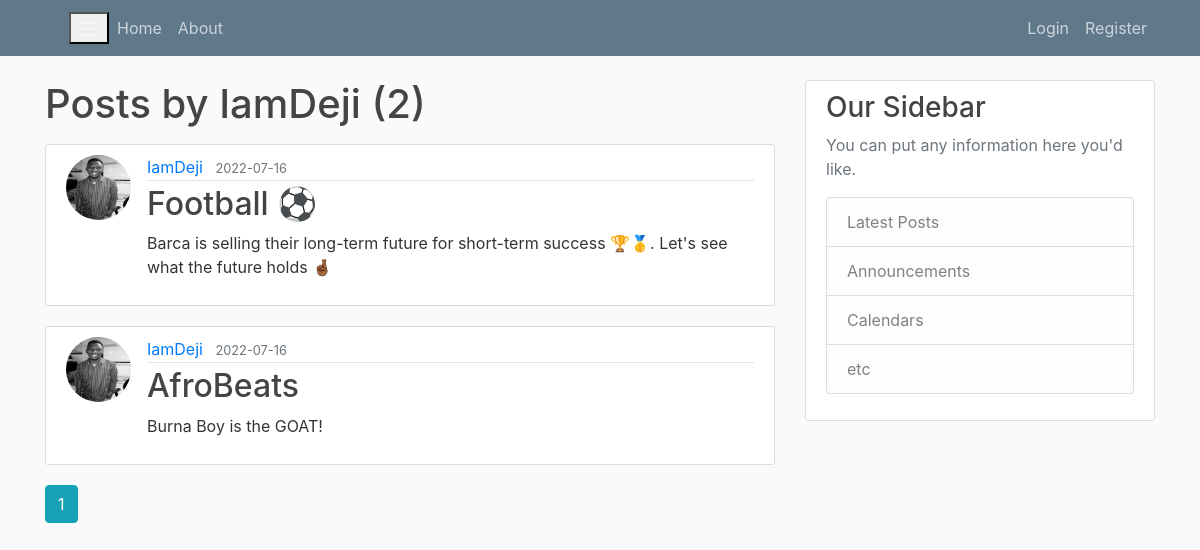
The page /user/IamDeji on the database as committed earlier.
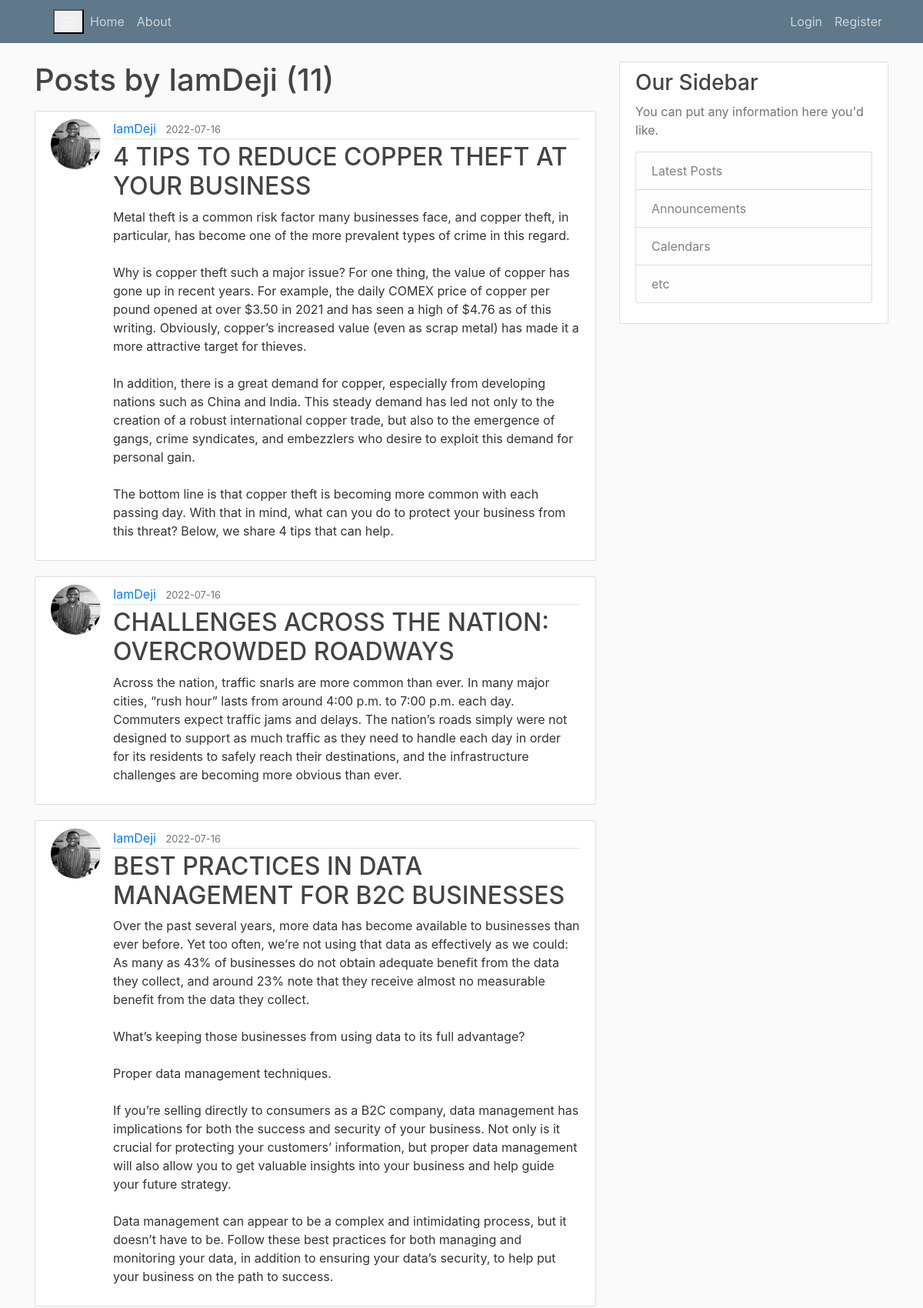
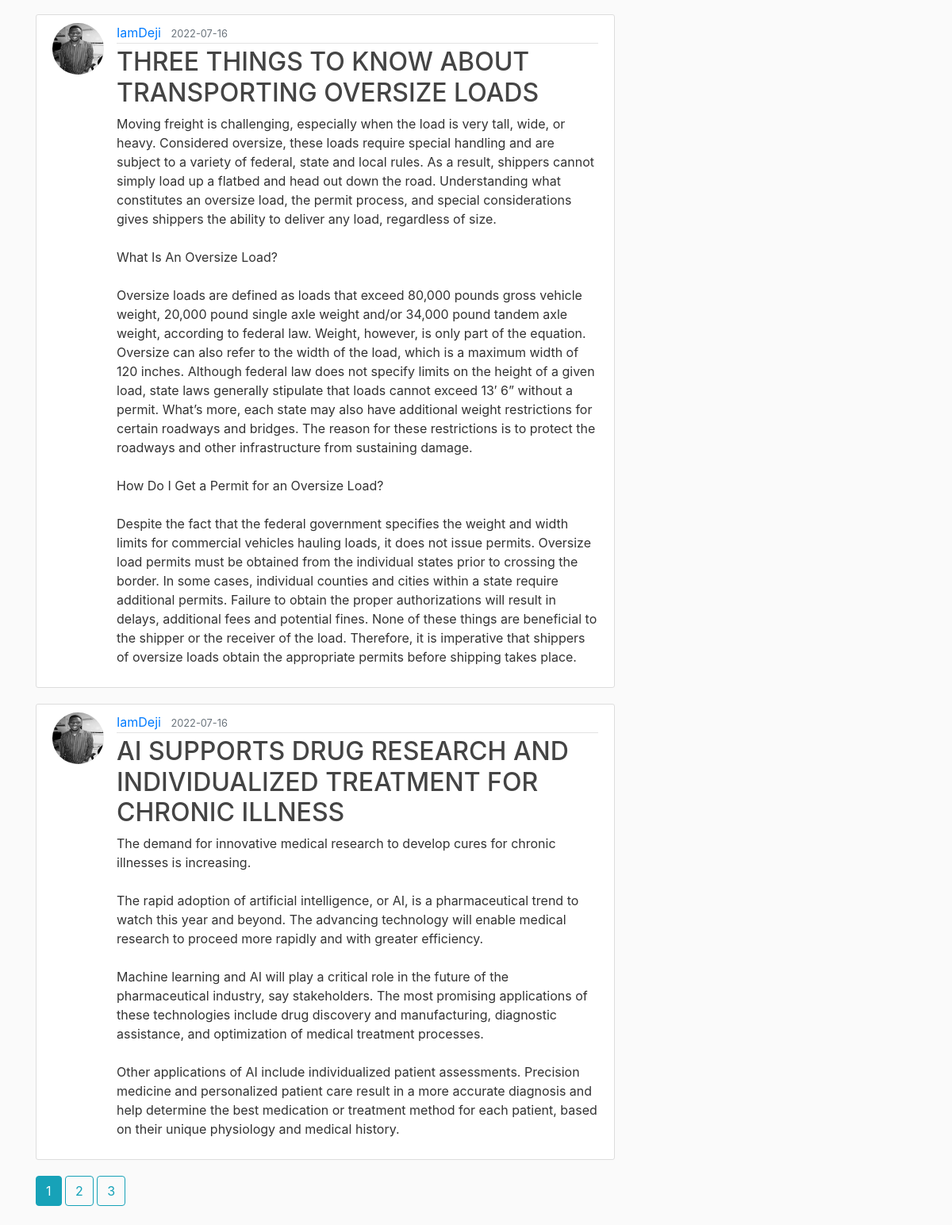
The same page on the database as committed later (2 pictures, top to bottom).
### flaskblog/models.py (models this page shows, shortened)
class Post(db.Model):
    id = db.Column(db.Integer, primary_key=True)
    title = db.Column(db.String(100), unique=True, nullable=False)
    date_posted = db.Column(db.DateTime, nullable=False, default=datetime.utcnow)
    content = db.Column(db.Text, nullable=False)
    user_id = db.Column(db.Integer, db.ForeignKey('user.id'), nullable=False)

class User(db.Model, UserMixin):
    id = db.Column(db.Integer, primary_key=True)
    username = db.Column(db.String(20), unique=True, nullable=False)
    email = db.Column(db.String(120), unique=True, nullable=False)
    image_file = db.Column(db.String(20), nullable=False, default='default.png')
    password = db.Column(db.String(60), nullable=False)
    posts = db.relationship('Post', backref='author', lazy=True)

### flaskblog/routes.py (the view)
@app.route("/user/<string:username>")
def user_posts(username):
    page = request.args.get('page', 1, type=int)
    user = User.query.filter_by(username=username).first_or_404()
    posts = Post.query.filter_by(author=user).order_by(
        Post.date_posted.desc()).paginate(page=page, per_page=5)
    return render_template("user_post.html", posts=posts, user=user)

### flaskblog/templates/user_post.html (shortened to what this page needs)
{% extends "layout.html" %}
{% block content %}
    <h1 class="mb-3">Posts by {{ user.username }} ({{ posts.total }})</h1>
    {% for post in posts.items %}
        <article class="media content-section">
          <img class="rounded-circle article-img" src="{{ url_for('static', filename='profile_pics/' + post.author.image_file) }}">
          <div class="media-body">
            <div class="article-metadata">
              <a class="mr-2" href="{{ url_for('user_posts', username=post.author.username) }}">{{ post.author.username }}</a>
              <small class="text-muted">{{ post.date_posted.strftime('%Y-%m-%d') }}</small>
            </div>
            <h2><a class="article-title" href="{{ url_for('post', post_id=post.id) }}">{{ post.title }}</a></h2>
            <p class="article-content">{{ post.content }}</p>
          </div>
        </article>
    {% endfor %}
    {% for page_num in posts.iter_pages(left_edge=1, right_edge=1, left_current=1, right_current=2) %}
        {% if page_num %}
          {% if posts.page == page_num %}
            <a class="btn btn-info mb-4" href="{{ url_for('user_posts', username=user.username, page=page_num) }}">{{ page_num }}</a>
          {% else %}
            <a class="btn btn-outline-info mb-4" href="{{ url_for('user_posts', username=user.username, page=page_num) }}">{{ page_num }}</a>
          {% endif %}
        {% endif %}
    {% endfor %}
{% endblock content %}

Rows that differ between the two databases and show on the page:
no longer on this page (row unchanged): Post: image_file (picture), author.username "IamDeji", date_posted "2022-07-16", title "Football ⚽", content "Barca is selling their long-term future for short-term success 🏆🥇. Let's see what the future holds 🤞🏾"
no longer on this page (row unchanged): Post: image_file (picture), author.username "IamDeji", date_posted "2022-07-16", title "AfroBeats", content "Burna Boy is the GOAT!"
added Post: image_file (picture), author.username "IamDeji", date_posted "2022-07-16", title "4 TIPS TO REDUCE COPPER THEFT AT YOUR BUSINESS", content "Metal theft is a common risk factor many businesses face, and copper theft, in particular, has become one of the more prevalent types of crime in this regard. Why is copper theft such a major issue? For one thing, the value of copper has gone up in recent years. For example, the daily COMEX price of copper per pound opened at over $3.50 in 2021 and has seen a high of $4.76 as of this writing. Obviously, copper’s increased value (even as scrap metal) has made it a more attractive target for thieves. In addition, there is a great demand for copper, especially from developing nations such as China and India. This steady demand has led not only to the creation of a robust international copper…"
added Post: image_file (picture), author.username "IamDeji", date_posted "2022-07-16", title "CHALLENGES ACROSS THE NATION: OVERCROWDED ROADWAYS", content "Across the nation, traffic snarls are more common than ever. In many major cities, “rush hour” lasts from around 4:00 p.m. to 7:00 p.m. each day. Commuters expect traffic jams and delays. The nation’s roads simply were not designed to support as much traffic as they need to handle each day in order for its residents to safely reach their destinations, and the infrastructure challenges are becoming more obvious than ever."
added Post: image_file (picture), author.username "IamDeji", date_posted "2022-07-16", title "BEST PRACTICES IN DATA MANAGEMENT FOR B2C BUSINESSES", content "Over the past several years, more data has become available to businesses than ever before. Yet too often, we’re not using that data as effectively as we could: As many as 43% of businesses do not obtain adequate benefit from the data they collect, and around 23% note that they receive almost no measurable benefit from the data they collect. What’s keeping those businesses from using data to its full advantage? Proper data management techniques. If you’re selling directly to consumers as a B2C company, data management has implications for both the success and security of your business. Not only is it crucial for protecting your customers’ information, but proper data management will also…"
added Post: image_file (picture), author.username "IamDeji", date_posted "2022-07-16", title "THREE THINGS TO KNOW ABOUT TRANSPORTING OVERSIZE LOADS", content "Moving freight is challenging, especially when the load is very tall, wide, or heavy. Considered oversize, these loads require special handling and are subject to a variety of federal, state and local rules. As a result, shippers cannot simply load up a flatbed and head out down the road. Understanding what constitutes an oversize load, the permit process, and special considerations gives shippers the ability to deliver any load, regardless of size. What Is An Oversize Load? Oversize loads are defined as loads that exceed 80,000 pounds gross vehicle weight, 20,000 pound single axle weight and/or 34,000 pound tandem axle weight, according to federal law. Weight, however, is only part of the…"
added Post: image_file (picture), author.username "IamDeji", date_posted "2022-07-16", title "AI SUPPORTS DRUG RESEARCH AND INDIVIDUALIZED TREATMENT FOR CHRONIC ILLNESS", content "The demand for innovative medical research to develop cures for chronic illnesses is increasing. The rapid adoption of artificial intelligence, or AI, is a pharmaceutical trend to watch this year and beyond. The advancing technology will enable medical research to proceed more rapidly and with greater efficiency. Machine learning and AI will play a critical role in the future of the pharmaceutical industry, say stakeholders. The most promising applications of these technologies include drug discovery and manufacturing, diagnostic assistance, and optimization of medical treatment processes. Other applications of AI include individualized patient assessments. Precision medicine and…"
Other text that changed with them:
{{ posts.total }}: "2" → "11"
new list line: "2"
new list line: "3"
